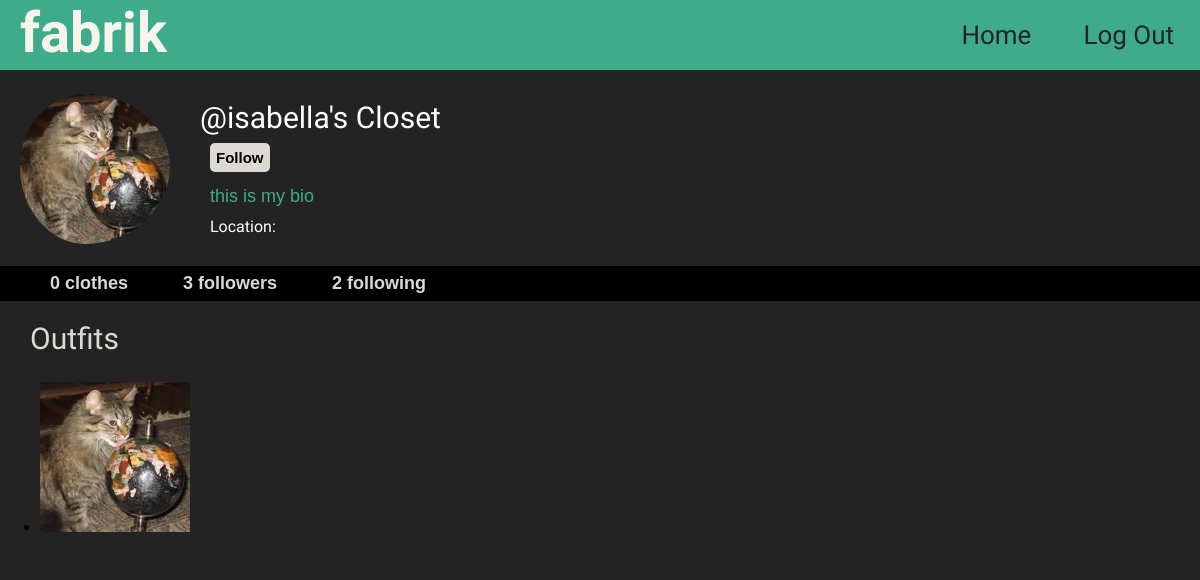
The page /profile/isabella (signed in) on the database its author committed.
### core/models.py (models this page shows, shortened)
class Profile(models.Model):
    user = models.ForeignKey(User, on_delete=models.CASCADE)
    id_user = models.IntegerField()
    bio = models.TextField(blank=True)
    profileimg = models.ImageField(upload_to='profile_images', default='blank-profile-picture-png.wbpg')
    location = models.CharField(max_length=100, blank=True)

class Post(models.Model):
    id = models.UUIDField(primary_key=True, default=uuid.uuid4)
    user = models.CharField(max_length=100)
    image = models.ImageField(upload_to='post_images')
    caption = models.TextField()
    created_at = models.DateTimeField(default=datetime.now)
    no_of_likes = models.IntegerField(default=0)

### core/views.py (the view)
# urls.py: path('profile/<str:pk>', views.profile, name='profile'),
@login_required(login_url='signin')
def profile(request, pk):
    user_object = User.objects.get(username=pk)
    user_profile = Profile.objects.get(user=user_object)
    user_clothing = ClosetItem.objects.filter(user=user_object).order_by('-date_added')
    user_posts = Post.objects.filter(user=user_object.username).order_by('-created_at')
    user_clothing_length = len(user_clothing)
    follower = request.user.username
    user = pk
    if FollowersCount.objects.filter(follower=follower, user=user).first():
        button_text = 'Unfollow'
    else:
        button_text = 'Follow'
    user_followers = len(FollowersCount.objects.filter(user=pk))
    user_following = len(FollowersCount.objects.filter(follower=pk))
    is_own_profile = (request.user == user_object)
    context = {
        'user_object': user_object,
        'user_profile': user_profile,
        'user_clothing': user_clothing,
        'user_posts' : user_posts,
        'user_clothing_length': user_clothing_length,
        'button_text': button_text,
        'user_followers': user_followers,
        'user_following': user_following,
        'is_own_profile': is_own_profile
    }
    return render(request, 'profile.html', context)

### templates/profile.html (shortened to what this page needs)
{% load static %}
<!DOCTYPE html>
<html lang="en">
<head>
	<link rel="stylesheet" href="{% static 'css/profile.css' %}">
</head>
<body>
 <div class="container">
    <div class="main">
        <div class="topbar">
			<div class="col logo">
				<a href="/">fabrik</a>
			</div>
			<div class="col topbar-contents">
				<a href="logout">Log Out</a>
				<a href="/">Home</a>
			</div>
        </div>
        <div class="row profile-section">
			<div class="col-md-6">
				<img src="{{user_profile.profileimg.url}}" class="profile-img" width="150">
			</div>
			<div class="col-md-6">
				<div class="closet">
					<h3>@{{user_profile.user.username}}'s Closet
						<form action="/follow" method="POST">
							<div class="profile-info">
								{% if user_object.username != user.username %}
								<a data-ripple=""><button type="submit" class="settings-or-follow">{{button_text}}</button></a>
								{% else %}
								<a href="/settings" data-ripple=""><button type="submit" class="settings-or-follow" >Account Settings</button></a>
								{% endif %}
							</div>
						</form>
						<div class="bio">{{user_profile.bio}}</div>
						<div class="location" style="font-size: 1rem; color: white; margin: 10px;">Location: {{user_profile.location}}</div>
					</h3>
				</div>
			</div>
		</div>
		<div class="row following-info">
			<form action="/follow" method="POST">
				<div class="profile-info">
					{% if user_clothing_length == 0 %}
					<span class="info-bar-items"><b>0 clothes</b></span>
					{% elif user_clothing_length == 1 %}
					<span class="info-bar-items"><b>{{user_clothing_length}} clothing item</b></span>
					{% else %}
					<span class="info-bar-items"><b>{{user_clothing_length}} clothes</b></span>
					{% endif %}
					{% if user_followers == 1 %}
					<span class="info-bar-items"><b>{{user_followers}} follower</b></span>
					{% else %}
					<span class="info-bar-items"><b>{{user_followers}} followers</b></span>
					{% endif %}
					<span class="info-bar-items"><b>{{user_following}} following</b></span>
				</div>
			</form>
		</div>
		<div class="row content-section">
            <div class="timeline">
				<div class="items">
					Outfits
				</div>
				<ul class="row photos">
					{% for post in user_posts %}
					<li>
						<a class="strip" href="{{post.image.url}}" title="" data-strip-group="mygroup" data-strip-group-options="loop: false">
							<img src="{{post.image.url}}" style="height: 150px; width: 150px;" class="post" alt=""></a>
					</li>
					{% endfor %}
				</ul>
            </div>
        </div>
    </div>
 </div>
</body>
</html>

### static/css/profile.css (style rules this page uses)
html, body { margin: 0; padding: 0; background-color: rgb(35, 35, 35); }
.main { padding: none; font-family: Arial; background-color: rgb(35, 35, 35); }
.row { display: flex; justify-content: start; align-items: center; }
.topbar { text-align: center; background-color: #3eac8bff; overflow: hidden; font-family: Rozha One, serif; font-size: 3.5rem; }
.logo a { float: left; text-decoration: none; color: #f6f4ebff; padding-left: 20px; font-weight: bold; }
.topbar-contents a { float: right; padding: 20px 26px; font-size: 26px; text-decoration: none; color: rgb(37, 37, 37); }
.profile-img { border-radius: 50%; padding-left: 20px; padding-top: 10px; padding-bottom: 5px; width: 150px; }
.profile-info { padding-left: 10px; }
.profile-section { background-color: rgb(35, 35, 35); float: left; width: 100%; }
.content-section { background-color: rgb(35, 35, 35); float: left; width: 100%; }
.following-info { background-color: rgb(0, 0, 0); color: rgb(219, 217, 209); padding: 7px; padding-left: 15px; font-size: 18px; float: left; width: 100%; }
.info-bar-items { padding: 25px; }
.settings-or-follow { font-size: 15px; padding: 6px; font-weight: bold; background-color: rgb(219, 217, 209); border-radius: 5px; border: none; }
.closet { padding-left: 10px; font-size: 20px; }
h3 { font-size: 30px; font-family: Rozha One, serif; font-weight: normal; color: rgb(255, 255, 255); padding-left: 20px; }
.bio { font-size: 18px;; color: #3eac8bff; font-weight: normal; font-family: arial; padding-top: 14px; padding-left: 10px; }
.timeline { float: center; text-align: justify; }
.items { font-size: 30px; padding: 10px; padding-left: 30px; padding-top: 20px; color: rgb(219, 217, 209); font-family: Rozha One, serif; font-weight: normal; }
.post { padding-right: 20px; }

### rows shown on the page
Profile: profileimg (picture), user.username "isabella", bio "this is my bio"
Post: image (picture)

### other values the page prints
{{ button_text }} "Follow"
{{ user_followers }} "3"
{{ user_following }} "2"
